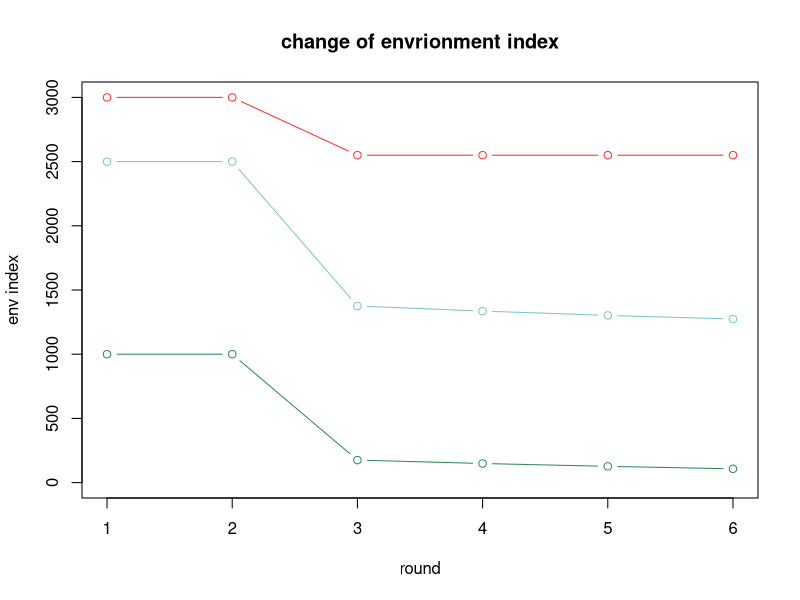
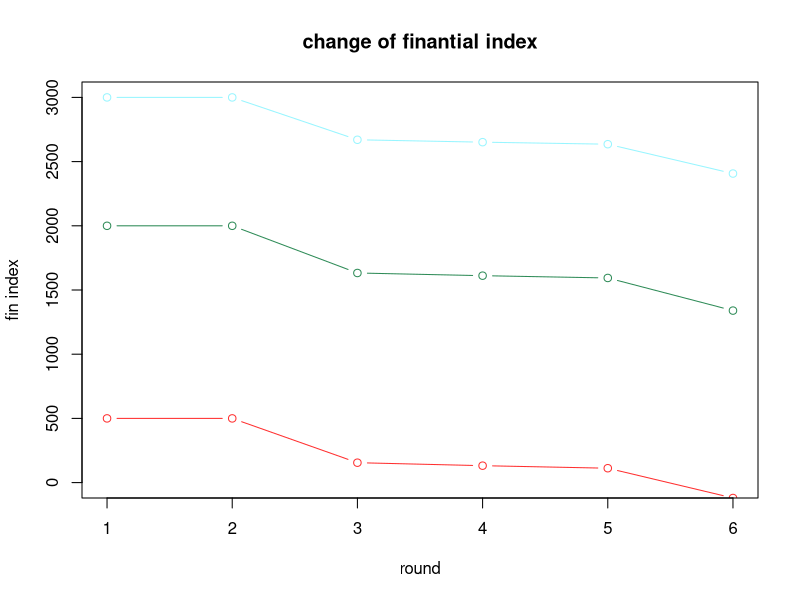
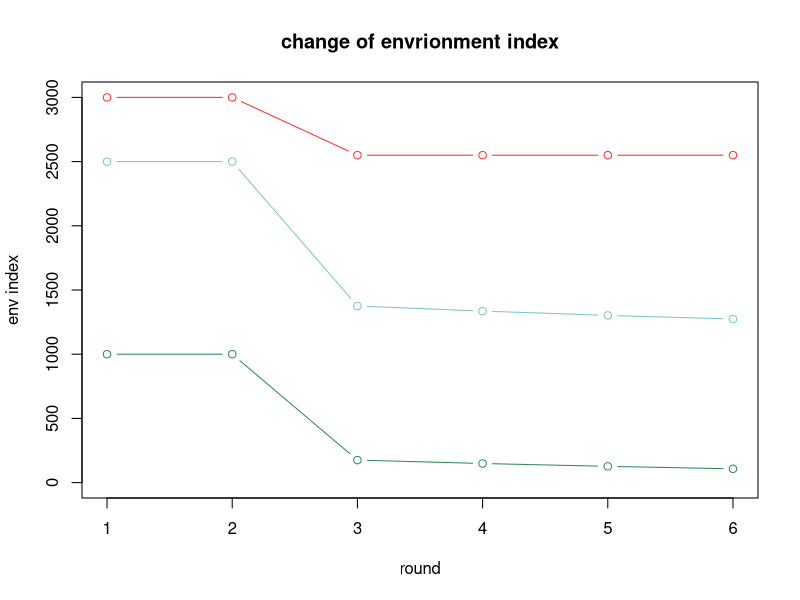
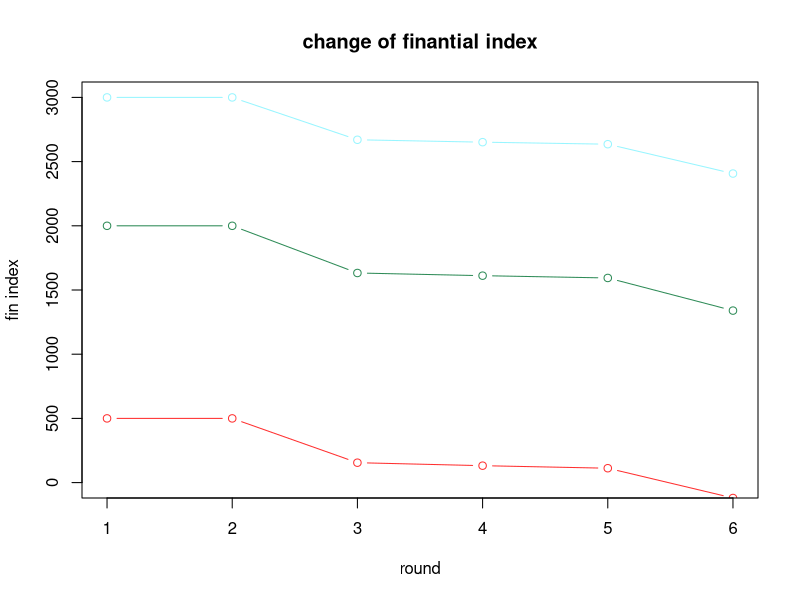
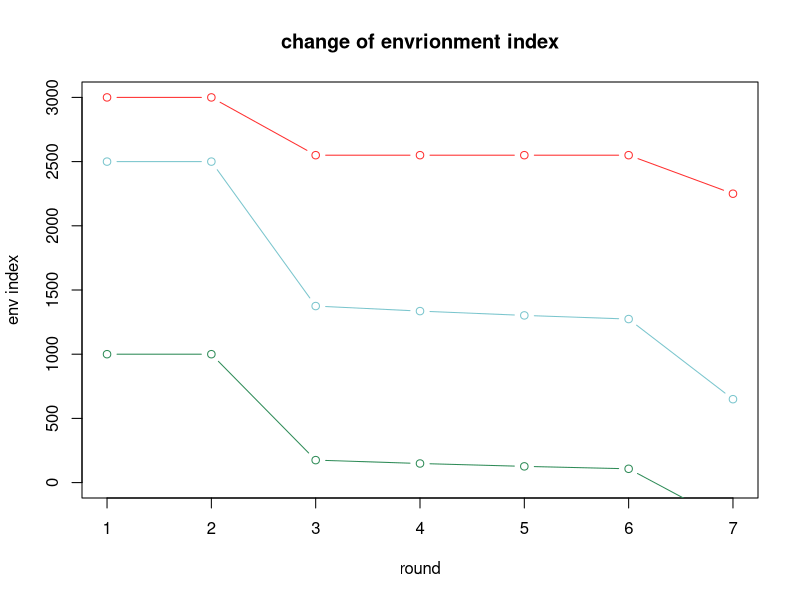
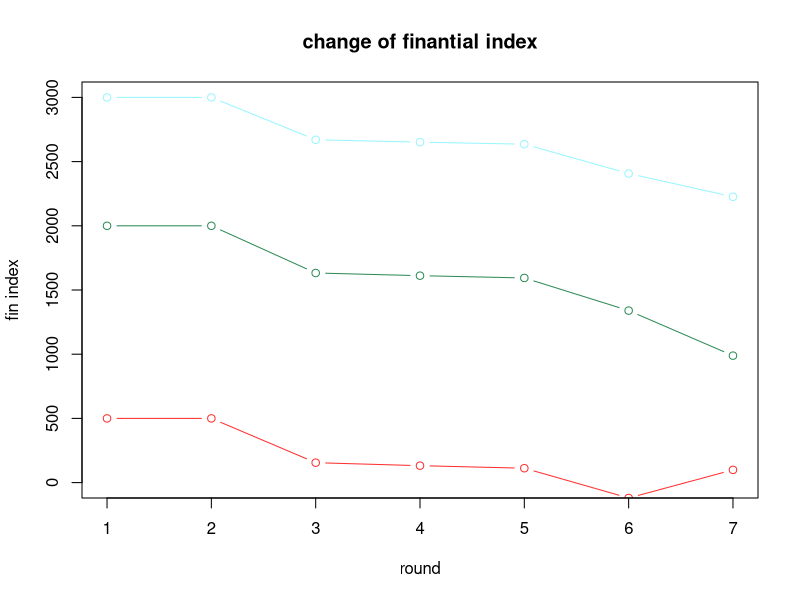
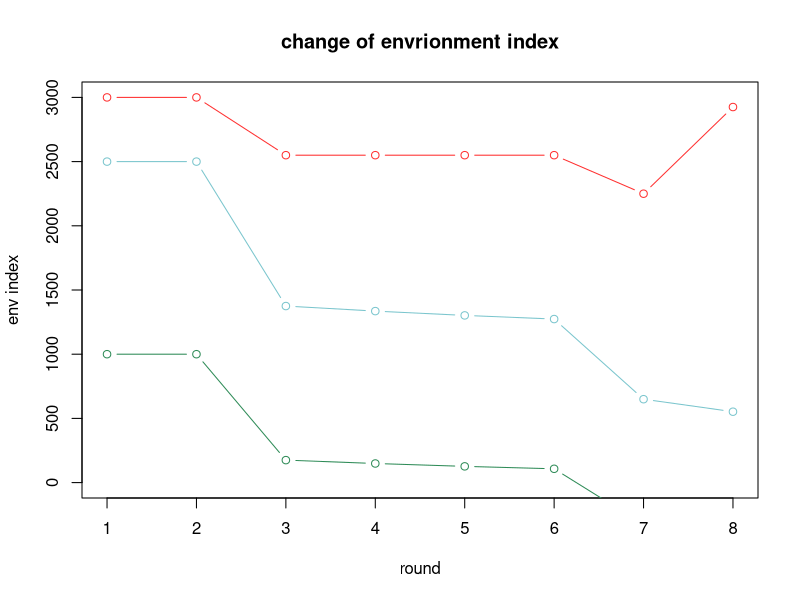
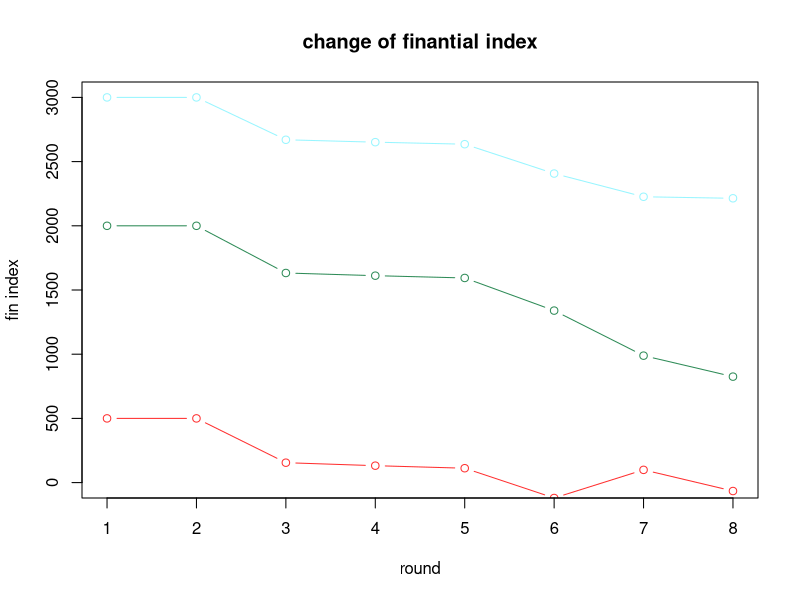

The R script that drew these images, in order: (Note: this script raises an error after producing the figures.)
## ---- chunk 1
pollutiontrans=matrix(data=c(1,1.5,2,0,1,1.5,0,0,1),nrow=3)
financialtrans=matrix(c(1,0.9,0.8,0.9,1,0.9,0.8,0.9,1),nrow=3)
S0=matrix(c(3000,500,1000,2000,2500,3000),nrow=2)
rownames(S0)=c("evironment resurces","financial resources")
colnames(S0)=c("A","B","C")
investing_pollution=matrix(c(300,0,0,0,100,0,0,0,30),nrow = 3)
colnames(investing_pollution)=c("A","B","C")
technology_up=c(0.1,0.4,0.8)
waste_down=0.2
market=t(c(400,800,1200))
techs=diag(1,nrow = 3)
colnames(techs)=c("A","B","C")
earning=market%*% sweep(techs,1,apply(techs, 1, sum),'/')
envraising=0.3
H=list(S0)
counter=matrix(0,nrow = 2,ncol = 3)
rownames(counter)=c("evironment disaster","financial crisis")
colnames(counter)=c("A","B","C")
## ---- chunk 2
trying=function(x){
  n=nrow(x)
  m=ncol(x)
  lucky=matrix(runif(n*m),nrow = n)
  return(ifelse(lucky-x>0,0,1))
}
disaster=function(states){
  penv=250/states[1,]
  pfin=250/states[2,]
  answer=-0.15*trying(rbind(penv,pfin))
  return(states*answer)
}
#return the profits and pollution
invest_industry=function(actor){
  profits=earning%*%actor
  pollutes=-colSums(investing_pollution%*%actor)
  return(rbind(pollutes,profits))
}
#return the cost of invest existed tech
invest_technology=function(actor){
  new_pollution=investing_pollution-waste_down*actor%*%investing_pollution
  investing_pollution<<-new_pollution
  return(t(matrix(c(0,0,0,-100,-100,-100),nrow = 3)))
}
#return the cost of invest new tech
invest_newtech=function(actor){
  target=actor%*%technology_up
  result=trying(target)
  newtechs=techs
  for (x in 1:ncol(actor)) {
    if(result[x,1]>0){
      if(identical(newtechs[,x],c(1,0,0))) newtechs[,x]=c(1,1,0)
      else if(identical(newtechs[,x],c(1,1,0))) newtechs[,x]=c(1,1,1)
      else if(identical(newtechs[,x],c(0,1,0))) newtechs[,x]=c(0,1,1)
      else if(identical(newtechs[,x],c(0,1,1))) newtechs[,x]=c(1,1,1)
      else if(identical(newtechs[,x],c(0,0,1))) newtechs[,x]=c(0,1,1)
    }
  }
  earning<<-market%*% sweep(newtechs,1,apply(newtechs, 1, sum),'/')
  techs<<-newtechs
  investing_pollution<<-investing_pollution%*%techs
  return(t(matrix(c(0,0,0,-150,-150,-150),nrow = 3)))
}
#return the cost and environment imporve
envimporve=function(actor,x) {
  profits=c(-150,-150,-150)%*%actor
  pollutes=envraising*x[1,]%*%actor
  return(rbind(pollutes,profits))
}


#Action and display function function: 0 for in action, 1 for investing industry, 2 for investing existed technology, 3 for investing new technology, 4 for investing environment. 

Actions=function(choosing){
  case=as.matrix(tail(H,1)[[1]])
  result=disaster(case)
  for (i in 1:3) {
    if(result[1,i]<0){
      print(paste(colnames(S0)[i]," faces a natural disaster."))
      counter[1,i]<<-counter[1,i]+1
    }
    if(result[2,i]<0){
      print(paste(colnames(S0)[i]," faces a finantical crisis."))
      counter[2,i]<<-counter[2,i]+1
    }
  }
  result=rbind(t(pollutiontrans%*%result[1,]),t(financialtrans%*%result[2,]))
  actions=array(data=0,dim = c(3,3,4))
  for (i in 1:3){
    actions[i,i,choosing[i]]=1
  }
  if(max(actions[,,1])>0){
    tempresult=invest_industry(actions[,,1])
    result=result+rbind(t(pollutiontrans%*%tempresult[1,]),tempresult[2,])
  }
  if(max(actions[,,2]>0)){
    result=result+invest_technology(actions[,,2])
  }
  if(max(actions[,,3]>0)){
    result=result+invest_newtech(actions[,,3])
  }
  if(max(actions[,,4]>0)){
    result=result+envimporve(actions[,,4],case)
  }
  now=case+result
  for (i in 1:3) {
    if(now[1,i]<0){
      print(paste(colnames(S0)[i]," faces a big climate problem that lead the failing of government and refugee for other countries"))
    }
    if(now[2,i]<0){
      print(paste(colnames(S0)[i]," faces a big financial problem that lead the failing of government and makes the market shrinks"))
    }
  }
    H<<-c(H,list(now))
  
}

midtermreport=function(){
  envresult=data.frame(t(sapply(H, function(x) return(x[1,]))))
  colnames(envresult)=c("a","b","c")
  finresult=data.frame(t(sapply(H, function(x) return(x[2,]))))
  colnames(finresult)= c("a","b","c")
  plot(envresult$a,type='b',col="firebrick1",xlab = "round",ylab = "env index",ylim = c(0,max(envresult)),main = "change of envrionment index")
  lines(envresult$b,type='b',col="seagreen")
  lines(envresult$c,type='b',col="cadetblue3")
  plot(finresult$a,l=,type='b',col="firebrick1",xlab = "round",ylab = "fin index",ylim=c(0,max(finresult)),main = "change of finantial index")
  lines(finresult$b,type='b',col="seagreen")
  lines(finresult$c,type='b',col="cadetblue1")
  print(tail(H,1)[[1]])
}

finalreport=function(){
  midtermreport()
  print("technology development:")
  print(techs)
  print("pollution")
  print(investing_pollution)
  print("disaster counting")
  print(counter)
}
## ---- chunk 3
Actions(c(0,0,0))
Actions(c(0,0,0))
Actions(c(0,0,0))
Actions(c(0,0,0))
Actions(c(0,0,0))
midtermreport()
## ---- chunk 4
finalreport()
## ---- chunk 5
Actions(c(1,4,0))
midtermreport()
## ---- chunk 6
Actions(c(4,4,0))
midtermreport()
## ---- chunk 7
Actions(c(2,4,4))
midtermreport()
## ---- chunk 8
Actions(c(0,0,0))
midtermreport()
## ---- chunk 9
Actions(c(0,0,0))
midtermreport()
## ---- chunk 10
Actions(c(0,0,0))
midtermreport()
## ---- chunk 11
finalreport()
## ---- chunk 12
finantial_supporting=function(from,to,money){
  n=length(from)
  current=tail(H,1)[[1]]
  for (i in 1:n) {
    if(current[2,from[i]]>money[i]){
    current[2,from[i]]=current[2,from[i]]-money[i]
    current[2,to[i]]=current[2,to[i]]+money[i]
  }}
  H<<-c(H,list(current))
}
## ---- chunk 13
Actions(c(0,0,0))
finantial_supporting(c(0,0),c(0,0),c(0,0))
midtermreport()
## ---- chunk 14
Actions(c(0,0,0))
finantial_supporting(c(0,0),c(0,0),c(0,0))
midtermreport()
## ---- chunk 15
Actions(c(0,0,0))
finantial_supporting(c(0,0),c(0,0),c(0,0))
midtermreport()
## ---- chunk 16
Actions(c(0,0,0))
finantial_supporting(c(0,0),c(0,0),c(0,0))
midtermreport()
## ---- chunk 17
Actions(c(0,0,0))
finantial_supporting(c(0,0),c(0,0),c(0,0))
midtermreport()
## ---- chunk 18
finalreport()
